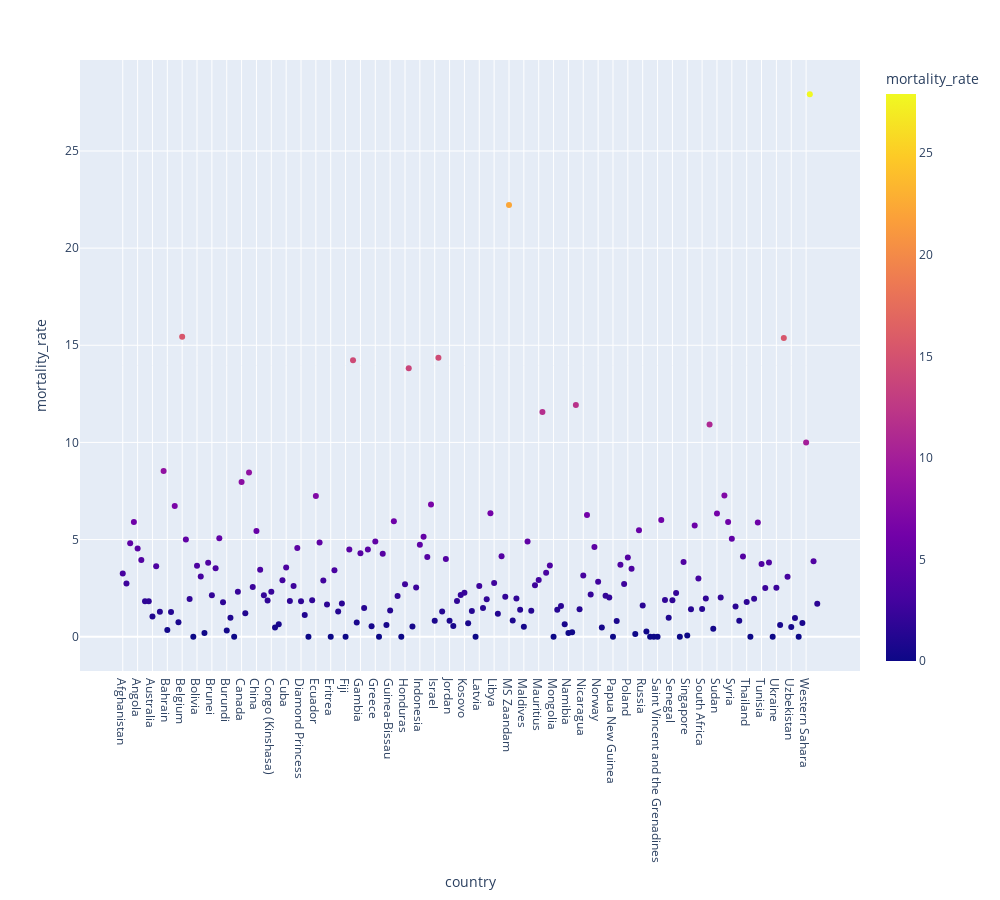

Source (notebook cell):
### Markdown cell above
## Scatter plot for complete view of mortality rate in the world

### Code cell
#Mortality rate scatter plot for all countries
fig = px.scatter(mortality_countrywise.sort_values(by="country",ascending=True), x="country", y="mortality_rate", color="mortality_rate",
                hover_data=['country','mortality_rate','confirmed','deaths'])
fig.update_layout( autosize=True, width=1000, height=900,
)
fig = go.FigureWidget(fig)

fig.show()

### Figure 1 — Plotly figure (JSON) as saved in the notebook; plotly's stock layout.template omitted (floating-point values rounded to 4 significant figures; data arrays with more than 128 entries replaced by an {"elided": "..."} marker saying what was removed)
{"data": [{"customdata": {"elided": "188x4 mixed values"}, "hovertemplate": "country=%{customdata[0]}<br>mortality_rate=%{marker.color}<br>confirmed=%{customdata[2]}<br>deaths=%{customdata[3]}<extra></extra>", "legendgroup": "", "marker": {"color": {"elided": "188 float values"}, "coloraxis": "coloraxis", "symbol": "circle"}, "mode": "markers", "name": "", "orientation": "v", "showlegend": false, "type": "scatter", "uid": "41d53c03-5309-45c2-8e02-ab80c0d30910", "x": {"elided": "188 str values"}, "xaxis": "x", "y": {"elided": "188 float values"}, "yaxis": "y"}], "layout": {"autosize": true, "coloraxis": {"colorbar": {"title": {"text": "mortality_rate"}}, "colorscale": [[0, "#0d0887"], [0.1111, "#46039f"], [0.2222, "#7201a8"], [0.3333, "#9c179e"], [0.4444, "#bd3786"], [0.5556, "#d8576b"], [0.6667, "#ed7953"], [0.7778, "#fb9f3a"], [0.8889, "#fdca26"], [1, "#f0f921"]]}, "height": 900, "legend": {"tracegroupgap": 0}, "margin": {"t": 60}, "width": 1000, "xaxis": {"anchor": "y", "domain": [0, 1], "title": {"text": "country"}}, "yaxis": {"anchor": "x", "domain": [0, 1], "title": {"text": "mortality_rate"}}}}
